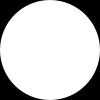
Frame 1 (no input)
Frame 60 (the mouse pressed at the canvas centre just before this capture): blank canvas, image omitted
Frame 120 (the mouse held since frame 60 and released just before this capture): blank canvas, image omitted

The Processing sketch that drew this single still picture (run headless with seeded random() and noise(); from frame 60 on, the mouse is pressed at the canvas centre):

// Processing sketch: move2_for_android
// ── move2_for_android.pde
int y;
int x,lr,li;
void setup(){
  //size(500,500);
  x=0;
  lr=0;
  li=0;
  y=0;
  noStroke();
}

void draw(){
  //if(keyPressed){
     //if(key=='a'){
        //fill(random(255),mouseX,mouseY,100);
      //}
  if(mousePressed){
    fill(random(255),random(255),random(255),100);
    }else{
    fill(255);
  }
  background(0);
  x+=li;
  y+=lr;
  ellipse(x+50,y+50,100,100);
  if(x==width-100){
    lr=5;
    li=0;
    }else if(y==0 && x==0){
      lr=0;
      li=5;
    } 
    if(y==height-100 && x==width-100){
      li=-5;
      lr=0;
    }//else 
    if(x==0 && y==height-100){
      li=0;
      lr=-5;
    }
    if(x==0 && y==0){
      lr=0;
      li=5;
    }
    
}
